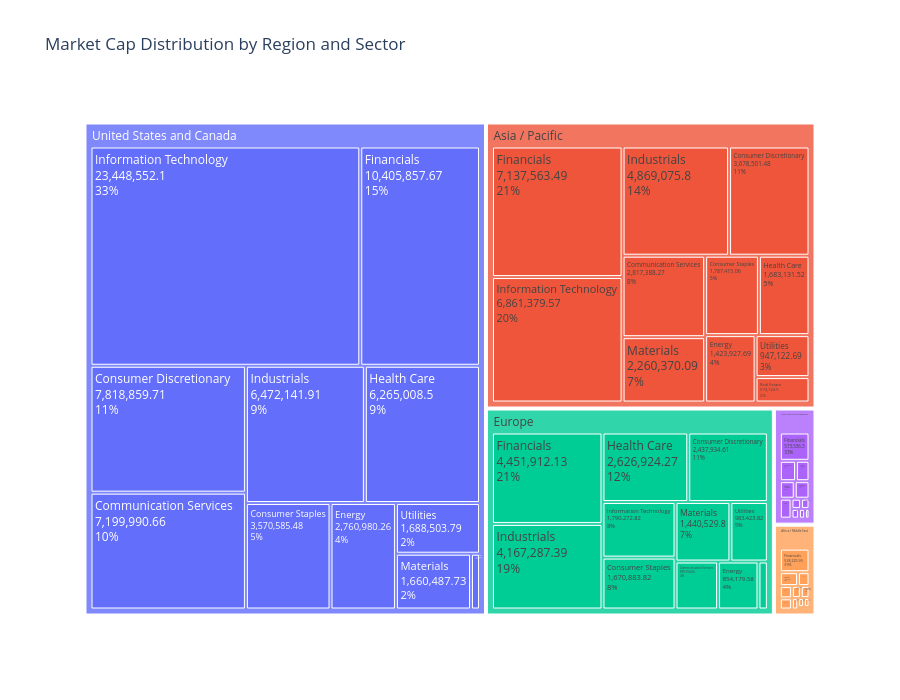

Notebook cell for this chart:
### Code cell
# Treemap: Market cap distribution by region and sector
if HAVE_PLOTLY and 'region' in all_stocks.columns and 'sector' in all_stocks.columns and 'market_cap' in all_stocks.columns:
    treemap_data = all_stocks[['region', 'sector', 'market_cap']].dropna()
    treemap_agg = treemap_data.groupby(['region', 'sector'])['market_cap'].sum().reset_index()

    if len(treemap_agg) > 0:
        fig = px.treemap(
                treemap_agg,
                path=['region', 'sector'],
                values='market_cap',
                title='Market Cap Distribution by Region and Sector',
                height=700
                )
        fig.update_traces(textinfo='label+value+percent parent')
        fig.show()

### Figure 1 — Plotly figure (JSON) as saved in the notebook; plotly's stock layout.template omitted (floating-point values rounded to 4 significant figures)
{"data": [{"branchvalues": "total", "domain": {"x": [0.0, 1.0], "y": [0.0, 1.0]}, "hovertemplate": "labels=%{label}<br>market_cap=%{value}<br>parent=%{parent}<br>id=%{id}<extra></extra>", "ids": ["Africa / Middle East/Communication Services", "Africa / Middle East/Consumer Discretionary", "Africa / Middle East/Consumer Staples", "Africa / Middle East/Energy", "Africa / Middle East/Financials", "Africa / Middle East/Health Care", "Africa / Middle East/Industrials", "Africa / Middle East/Information Technology", "Africa / Middle East/Materials", "Africa / Middle East/Real Estate", "Africa / Middle East/Utilities", "Asia / Pacific/Communication Services", "Asia / Pacific/Consumer Discretionary", "Asia / Pacific/Consumer Staples", "Asia / Pacific/Energy", "Asia / Pacific/Financials", "Asia / Pacific/Health Care", "Asia / Pacific/Industrials", "Asia / Pacific/Information Technology", "Asia / Pacific/Materials", "Asia / Pacific/Real Estate", "Asia / Pacific/Utilities", "Europe/Communication Services", "Europe/Consumer Discretionary", "Europe/Consumer Staples", "Europe/Energy", "Europe/Financials", "Europe/Health Care", "Europe/Industrials", "Europe/Information Technology", "Europe/Materials", "Europe/Real Estate", "Europe/Utilities", "Latin America and Caribbean/Communication Services", "Latin America and Caribbean/Consumer Discretionary", "Latin America and Caribbean/Consumer Staples", "Latin America and Caribbean/Energy", "Latin America and Caribbean/Financials", "Latin America and Caribbean/Health Care", "Latin America and Caribbean/Industrials", "Latin America and Caribbean/Information Technology", "Latin America and Caribbean/Materials", "Latin America and Caribbean/Real Estate", "Latin America and Caribbean/Utilities", "United States and Canada/Communication Services", "United States and Canada/Consumer Discretionary", "United States and Canada/Consumer Staples", "United States and Canada/Energy", "United States and Canada/Financials", "United States and Canada/Health Care", "United States and Canada/Industrials", "United States and Canada/Information Technology", "United States and Canada/Materials", "United States and Canada/Real Estate", "United States and Canada/Utilities", "Africa / Middle East", "Asia / Pacific", "Europe", "Latin America and Caribbean", "United States and Canada"], "labels": ["Communication Services", "Consumer Discretionary", "Consumer Staples", "Energy", "Financials", "Health Care", "Industrials", "Information Technology", "Materials", "Real Estate", "Utilities", "Communication Services", "Consumer Discretionary", "Consumer Staples", "Energy", "Financials", "Health Care", "Industrials", "Information Technology", "Materials", "Real Estate", "Utilities", "Communication Services", "Consumer Discretionary", "Consumer Staples", "Energy", "Financials", "Health Care", "Industrials", "Information Technology", "Materials", "Real Estate", "Utilities", "Communication Services", "Consumer Discretionary", "Consumer Staples", "Energy", "Financials", "Health Care", "Industrials", "Information Technology", "Materials", "Real Estate", "Utilities", "Communication Services", "Consumer Discretionary", "Consumer Staples", "Energy", "Financials", "Health Care", "Industrials", "Information Technology", "Materials", "Real Estate", "Utilities", "Africa / Middle East", "Asia / Pacific", "Europe", "Latin America and Caribbean", "United States and Canada"], "name": "", "parents": ["Africa / Middle East", "Africa / Middle East", "Africa / Middle East", "Africa / Middle East", "Africa / Middle East", "Africa / Middle East", "Africa / Middle East", "Africa / Middle East", "Africa / Middle East", "Africa / Middle East", "Africa / Middle East", "Asia / Pacific", "Asia / Pacific", "Asia / Pacific", "Asia / Pacific", "Asia / Pacific", "Asia / Pacific", "Asia / Pacific", "Asia / Pacific", "Asia / Pacific", "Asia / Pacific", "Asia / Pacific", "Europe", "Europe", "Europe", "Europe", "Europe", "Europe", "Europe", "Europe", "Europe", "Europe", "Europe", "Latin America and Caribbean", "Latin America and Caribbean", "Latin America and Caribbean", "Latin America and Caribbean", "Latin America and Caribbean", "Latin America and Caribbean", "Latin America and Caribbean", "Latin America and Caribbean", "Latin America and Caribbean", "Latin America and Caribbean", "Latin America and Caribbean", "United States and Canada", "United States and Canada", "United States and Canada", "United States and Canada", "United States and Canada", "United States and Canada", "United States and Canada", "United States and Canada", "United States and Canada", "United States and Canada", "United States and Canada", "", "", "", "", ""], "values": [120800.0, 112300.0, 80540.0, 39780.0, 528200.0, 37170.0, 78190.0, 102300.0, 190600.0, 54430.0, 21600.0, 2817000.0, 3679000.0, 1787000.0, 1424000.0, 7138000.0, 1683000.0, 4869000.0, 6861000.0, 2260000.0, 574100.0, 947100.0, 899600.0, 2438000.0, 1671000.0, 854200.0, 4452000.0, 2627000.0, 4167000.0, 1790000.0, 1441000.0, 198700.0, 983400.0, 49730.0, 225200.0, 176900.0, 66850.0, 573500.0, 29590.0, 158700.0, 59180.0, 178400.0, 40360.0, 187600.0, 7200000.0, 7819000.0, 3571000.0, 2761000.0, 10410000.0, 6265000.0, 6472000.0, 23450000.0, 1660000.0, 198600.0, 1689000.0, 1366000.0, 34040000.0, 21520000.0, 1746000.0, 71490000.0], "type": "treemap", "textinfo": "label+value+percent parent"}], "layout": {"legend": {"tracegroupgap": 0}, "title": {"text": "Market Cap Distribution by Region and Sector"}, "height": 700}}
